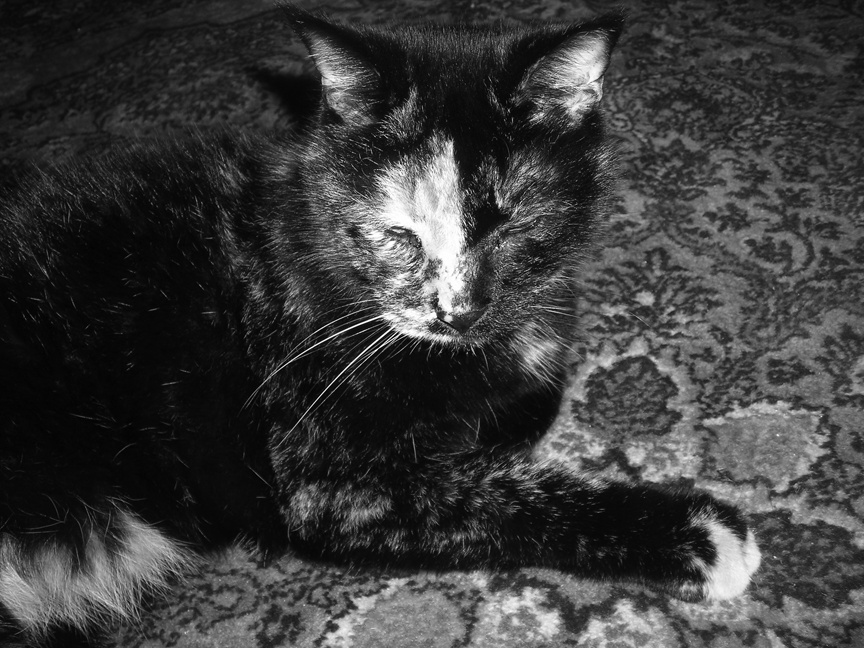
#> input picture data/bwCat.tif, 864 x 648 px, found by its file name
$ python image_average.py
#> lines starting #> are read from the running program, lines starting #| are printed output that depends on the picture
import numpy as np
import scipy.ndimage as sim
import matplotlib.pyplot as plt

def create_small_filter():
    """
    创建3×3平均滤波器

    返回:
        numpy.ndarray: 3×3的滤波器矩阵，每个元素值为1/9
    """
    # 学生需要在此实现代码
    small_filter = np.ones((3, 3)) / 9
    return small_filter

def create_large_filter():
    """
    创建15×15平均滤波器

    返回:
        numpy.ndarray: 15×15的滤波器矩阵，每个元素值为1/225
    """
    # 学生需要在此实现代码
    large_filter = np.ones((15, 15)) / 225
    return large_filter

def process_image(input_file):
    """
    处理图像并显示原始图像和滤波后的结果

    参数:
        input_file (str): 输入图像文件路径

    功能:
        1. 读取输入图像
        2. 创建3×3和15×15平均滤波器
        3. 对图像应用两种滤波器
        4. 显示原始图像和两种滤波结果对比

    学生任务:
        完成以下步骤的实现代码
    """
#> called with input_file = 'data/bwCat.tif'
    # 1. 读取图像 - 使用plt.imread()函数
    img = img = plt.imread(input_file)
#> img is the input picture: shape (648, 864); min 0, max 255, mean 59.2

    # 2. 创建滤波器 - 调用已实现的函数
    small_filter = create_small_filter()
    large_filter = create_large_filter()

    # 3. 应用卷积 - 使用sim.convolve()函数
    small_result = sim.convolve(img, small_filter)
    large_result = sim.convolve(img, large_filter)
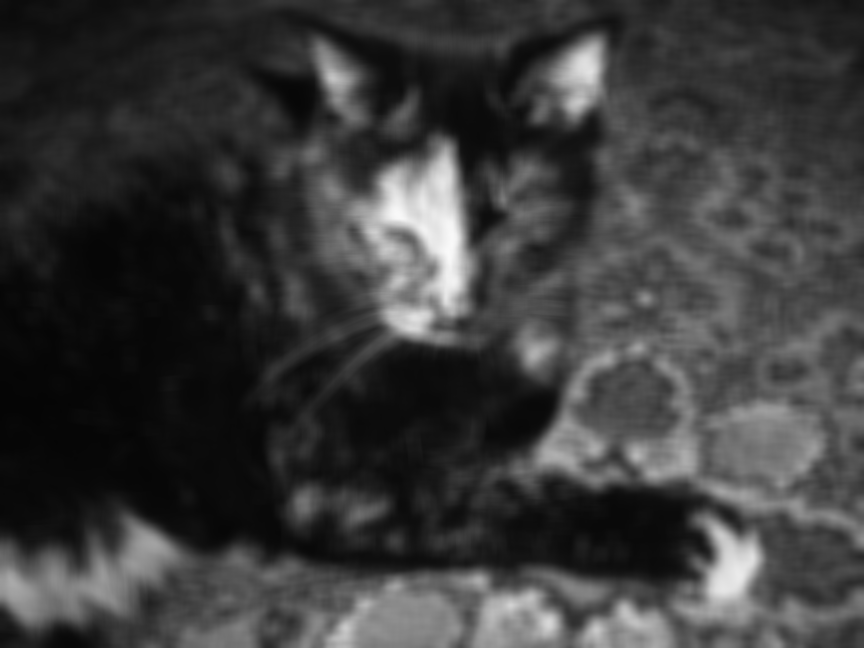
#> large_result: shape (648, 864); min 5, max 250, mean 58.7

    # 4. 显示结果 - 使用matplotlib绘制对比图
    # 创建画布
    plt.figure(figsize=(15, 5))

    # 显示原始图像
    plt.subplot(1, 3, 1)

    # 学生需要添加显示原始图像的代码
    plt.title('Original Image')
    plt.imshow(img, cmap='gray')
    plt.axis('off')
    # 显示3×3滤波结果
    plt.subplot(1, 3, 2)

    # 学生需要添加显示小滤波器结果的代码
    plt.title('3×3 Filter Result')
    plt.imshow(small_result, cmap='gray')
    plt.axis('off')
    # 显示15×15滤波结果
    plt.subplot(1, 3, 3)
    # 学生需要添加显示大滤波器结果的代码
    plt.title('15×15 Filter Result')
    plt.imshow(large_result, cmap='gray')
    plt.axis('off')
    # 调整布局并显示
    plt.tight_layout()
    plt.show()
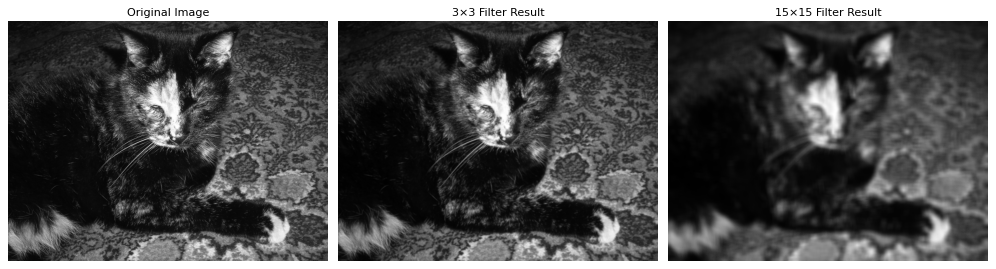
#> figure drawn by matplotlib, 3 panels

    plt.savefig('processed_image.png', dpi=300)
if __name__ == "__main__":
    # 主程序入口 - 学生需要确保data/bwCat.tif文件存在
    process_image('data/bwCat.tif')
